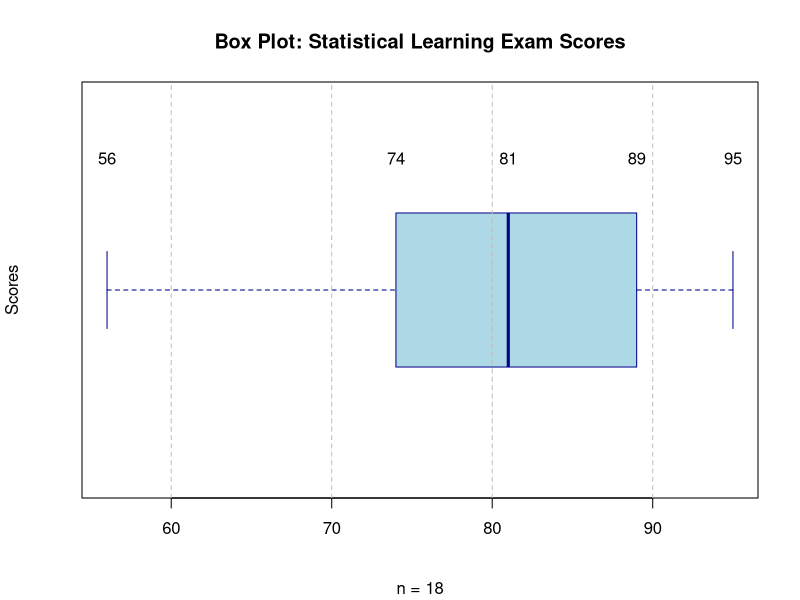

Write R code to recreate this figure.
# Exam scores data
exam_scores <- c(56, 64, 67, 73, 74, 77, 78, 79, 81, 81, 82, 85, 88, 89, 90, 92, 94, 95)

# Create the box plot
boxplot(exam_scores, 
        main="Box Plot: Statistical Learning Exam Scores",
        ylab="Scores",
        col="lightblue",
        border="darkblue",
        horizontal=TRUE)

# Add a grid
grid(nx=NULL, ny=NA, lty=2, col="gray")

# Add text labels for the five-number summary
fivenum_summary <- fivenum(exam_scores)
text(x=fivenum_summary, y=1.3, labels=round(fivenum_summary, 1), pos=3)

# Add a subtitle with the sample size
title(sub=paste("n =", length(exam_scores)), line=4)
